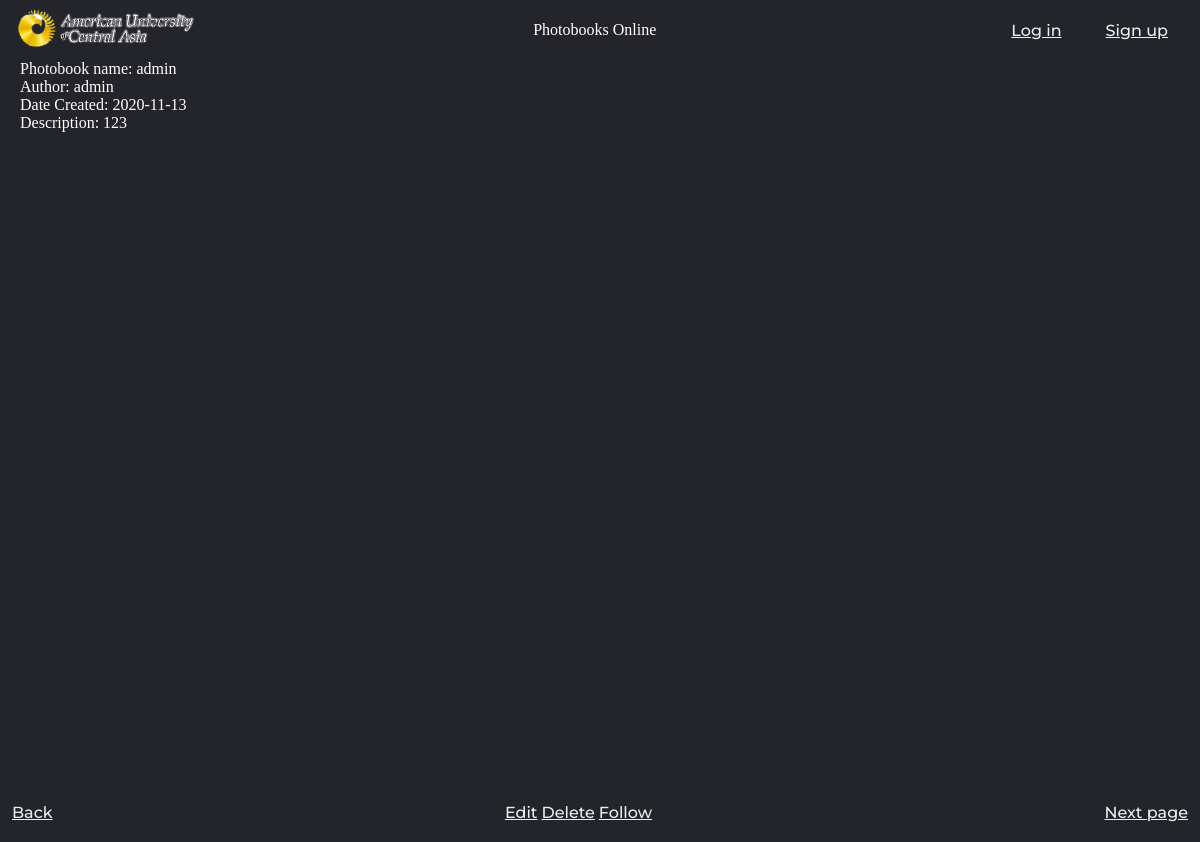
The page /view_book/1 on the database as committed earlier.
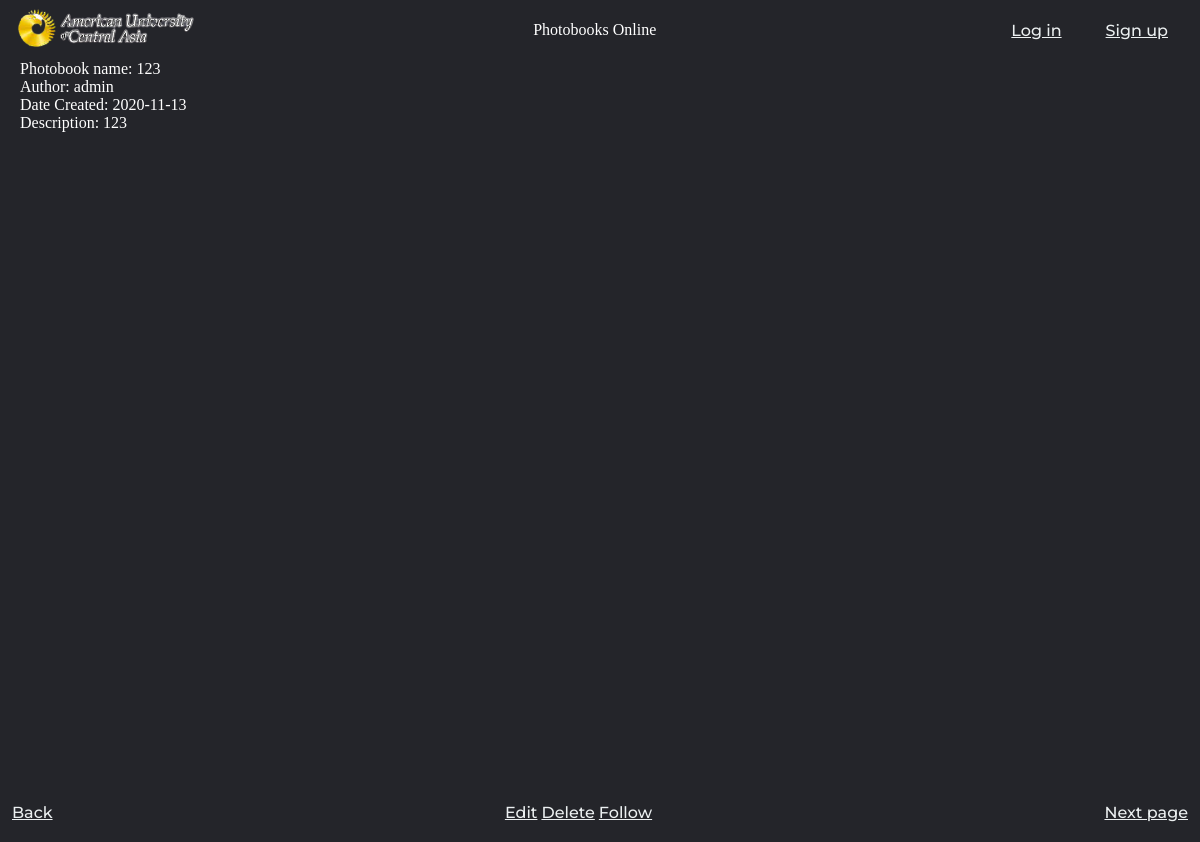
The same page on the database as committed later.
### db.py (models this page shows)
class Photobook(db.Model):
    photobookId = db.Column(db.Integer, primary_key=True, autoincrement=True)
    photobookName = db.Column(db.String(20), nullable=False)
    description = db.Column(db.String(100), nullable=True)
    ownerId = db.Column(db.Integer, nullable=False)
    isPrivate = db.Column(db.Boolean, default=False)
    dateCreated = db.Column(db.Date, default=datetime.datetime.utcnow())
    isDeleted = db.Column(db.Boolean, default=False)
    def __repr__(self):
        return f'Photobook {self.photobookName}'

class User(db.Model):
    userId = db.Column(db.Integer, primary_key=True, autoincrement=True)
    username = db.Column(db.String(30), nullable=False)
    password = db.Column(db.String(30), nullable=False)
    def __repr__(self):
        return f'User {self.username}'

### app.py (the view)
@app.route('/view_book/<int:id>')
def view_book(id):
    photos = Photo.query.filter_by(photobookId=id).limit(cards_per_page).all()
    photobook = Photobook.query.filter_by(photobookId=id).first()
    author = User.query.filter_by(userId=photobook.ownerId).first()
    print(photos, photobook, author)
    return render_template('view_book.html', photos=photos, photobook=photobook, author=author)

### templates/view_book.html (shortened to what this page needs)
{% extends 'template.html' %}
{% block body %}
<div style="margin-left: 20px;" align="left">
    <span style="color:white;">
        Photobook name: {{ photobook.photobookName }}<br>
        Author: {{ author.username }}<br>
        Date Created: {{ photobook.dateCreated }}<br>
        Description: {{ photobook.description }}<br>
    </span>
</div>
<div class="cards">
</div>
<footer>
    <a href="{{ url_for('index') }}">Back</a>
    <div style="text-align: center;">
        <a href="#">Edit</a>
        <a href="{{ url_for('delete',id=photobook.photobookId) }}">Delete</a>
        <a href="#">Follow</a>
    </div>
    <a href="#">Next page</a>
</footer>
{% endblock %}

### templates/template.html (shortened to what this page needs)
<!DOCTYPE html>
<html lang="en">
<head>
    <link rel= "stylesheet" type= "text/css" href= "{{ url_for('static', filename='styles/styles.css') }}">
</head>
<body>
    <header>
        <a href="{{ url_for('index') }}"><span style="color: white; "><img style="height:50px; width:auto;" src="{{ url_for('static', filename='Auca_logo.png') }}" alt="Auca Logo"></span></a>
        <span style="color: white; "><label>Photobooks Online</label></span>
        <nav>
            <ul class="nav__links">
                {% if 'username' not in session.keys() %}
                <li><a href="{{ url_for('login') }}">Log in</a></li>
                <li><a href="{{ url_for('register') }}">Sign up</a></li>
                {% else %}
                <li><a href="{{ url_for('logout') }}">Log Out</a></li>
                {% endif %}
            </ul>
        </nav>
    </header>
    {% block body %} {% endblock %}
</body>
</html>

### static/styles/styles.css (style rules this page uses)
* { box-sizing: border-box; margin: 0; padding: 0; background-color: #24252A; }
li, a { font-family: "Montserrat", sans-serif; font-weight: 500; font-size: 16px; color: #ecf0f1 }
.nav__links { list-style: none; }
.nav__links li { display: inline-block; padding: 0 20px; }
.nav__links li a { transition: all 0.3s ease 0s; }
header, footer { height: 10px; display: flex; justify-content: space-between; align-items: center; padding: 30px 1%; }
.cards { display:grid; grid-template-columns: repeat(3, 30%); grid-template-rows: repeat(2, 40vh); gap: 10px 10px; margin-left: 5%; }
.subform button, input[type=text], input[type=submit], textarea, label { font-family: inherit; font-size: 100%; color: white; height: auto; width: 40%; }

Rows that differ between the two databases and show on the page:
changed Photobook: photobookName "admin" → "123"
